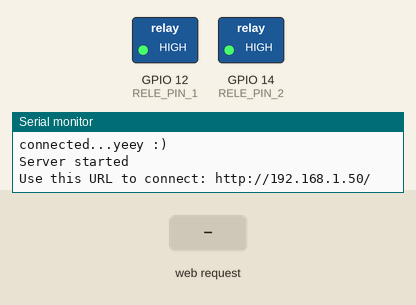
Simulated run of this sketch. Board: ESP8266 (NodeMCU). On the bench: switched loads named in the sketch (green lamp = pin HIGH), the last lines printed to the serial monitor. Inputs (shaded band) come from the test bench. WiFi joins after 1.5 s; servers stay silent unless stated.

Above: at 2.7 s.
2.8 s: HTTP request GET /RELE1=OFF received
At 4.0 s:
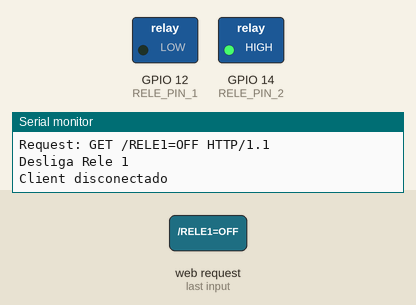
4.3 s: HTTP request GET /RELE2=OFF received
At 5.2 s:
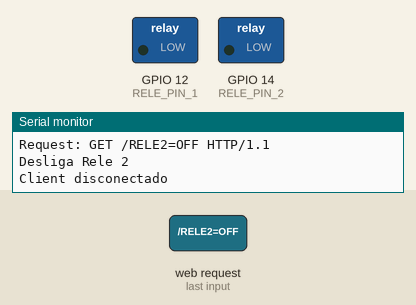
5.8 s: HTTP request GET /RELE1=ON received
At 6.4 s:
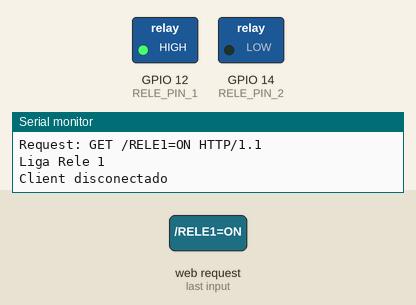
7.3 s: HTTP request GET /RELE2=ON received
At 7.6 s:
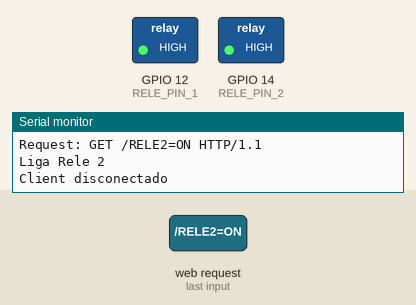
Timing chart, 0 to 9.8 s (numbered marks = the images above; inputs shaded):
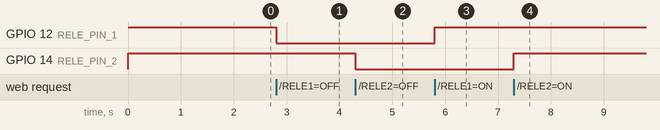

Measured:
- after the input at 2.8 s, GPIO 12 (RELE_PIN_1): HIGH → LOW at once
- after the input at 4.3 s, GPIO 14 (RELE_PIN_2): HIGH → LOW at once
- after the input at 5.8 s, GPIO 12 (RELE_PIN_1): LOW → HIGH at once
- after the input at 7.3 s, GPIO 14 (RELE_PIN_2): LOW → HIGH at once

The sketch:

nodeMCU-AutoConnect-ipfixo-controla-2-reles.ino
```cpp
#include <ESP8266WiFi.h>          //https://github.com/esp8266/Arduino

//needed for library
#include <DNSServer.h>
#include <ESP8266WebServer.h>
#include <WiFiManager.h>         //https://github.com/tzapu/WiFiManager

WiFiServer server(80);

#define RELE_PIN_1 12 //D6
#define RELE_PIN_2 14 //D5


void setup() {
    // put your setup code here, to run once:
    Serial.begin(9600);

    //I-O
    pinMode(RELE_PIN_1,OUTPUT);
    pinMode(RELE_PIN_2,OUTPUT);
    digitalWrite(RELE_PIN_1,HIGH); // ativo o rele da digital para configuração inicial
    digitalWrite(RELE_PIN_2,HIGH);


    //WiFiManager
    //Local intialization. Once its business is done, there is no need to keep it around
    WiFiManager wifiManager;
    //reset saved settings
    //wifiManager.resetSettings();

    //set custom ip for portal
    wifiManager.setAPStaticIPConfig(IPAddress(192,168,0,90), IPAddress(192,168,0,1), IPAddress(255,255,255,0));


    //start-block2
    IPAddress _ip = IPAddress(192, 168, 0, 95);
    IPAddress _gw = IPAddress(192, 168, 0, 1);
    IPAddress _sn = IPAddress(255, 255, 255, 0);
    //end-block2

    wifiManager.setSTAStaticIPConfig(_ip, _gw, _sn);

    //fetches ssid and pass from eeprom and tries to connect
    //if it does not connect it starts an access point with the specified name
    //here  "AutoConnectAP"
    //and goes into a blocking loop awaiting configuration
    wifiManager.autoConnect("AutoConnectAP");
    //or use this for auto generated name ESP + ChipID
    //wifiManager.autoConnect();

    //if you get here you have connected to the WiFi
    Serial.println("connected...yeey :)");

    // Start the server
    server.begin();
    Serial.println("Server started");

    // Print the IP address
    Serial.print("Use this URL to connect: ");
    Serial.print("http://");
    Serial.print(WiFi.localIP());
    Serial.println("/");
}

void loop() {
  // Check if a client has connected
  WiFiClient client = server.available();
  if (!client) {
    return;
  }

  // Wait until the client sends some data
  Serial.println("Novo client");
  while(!client.available()){
    delay(1);
  }

  // Read the first line of the request
  String request = client.readStringUntil('\r');
  Serial.print("Request: ");
  Serial.println(request);

  client.flush();

  if (request.indexOf("/RELE1=ON") != -1)  {
    digitalWrite(RELE_PIN_1,HIGH);
    Serial.println("Liga Rele 1");
  }
  if (request.indexOf("/RELE1=OFF") != -1)  {
    digitalWrite(RELE_PIN_1,LOW);
    Serial.println("Desliga Rele 1");
  }
  if (request.indexOf("/RELE2=ON") != -1)  {
    digitalWrite(RELE_PIN_2,HIGH);
    Serial.println("Liga Rele 2");
  }
  if (request.indexOf("/RELE2=OFF") != -1)  {
    digitalWrite(RELE_PIN_2,LOW);
    Serial.println("Desliga Rele 2");
  }


  // Return the response
  client.println("HTTP/1.1 200 OK");
  client.println("Content-Type: text/html");
  client.println(""); //  do not forget this one
  client.println("<!DOCTYPE HTML>");
  client.println("<html>");


  client.println("<br><br>");
  client.println("<a href=\"/RELE1=ON\"\"><button>Liga Rele 1 </button></a>");
  client.println("<a href=\"/RELE1=OFF\"\"><button>Desliga Rele 1</button></a><br />");
  client.println("<a href=\"/RELE2=ON\"\"><button>Liga Rele 2 </button></a>");
  client.println("<a href=\"/RELE2=OFF\"\"><button>Desliga Rele 2</button></a><br />");
  client.println("</html>");

  delay(1);
  Serial.println("Client disconectado");
  Serial.println("");

}
```
